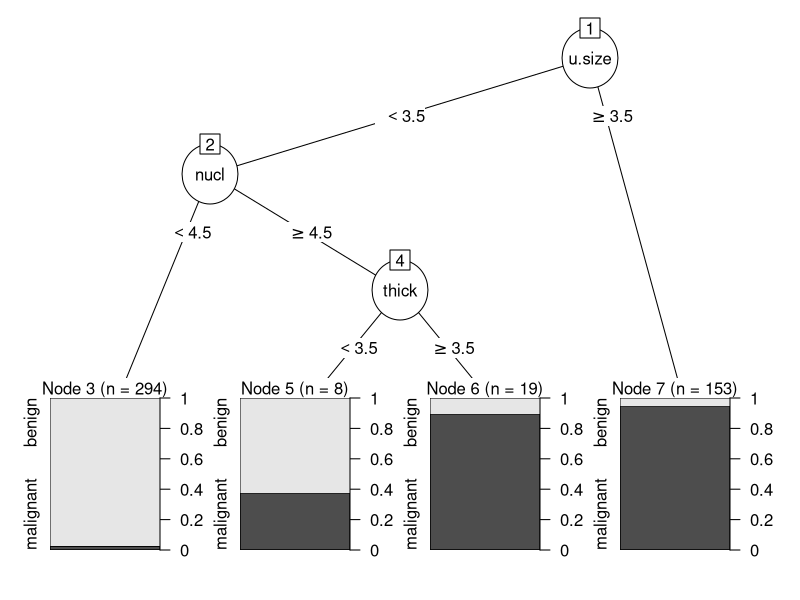
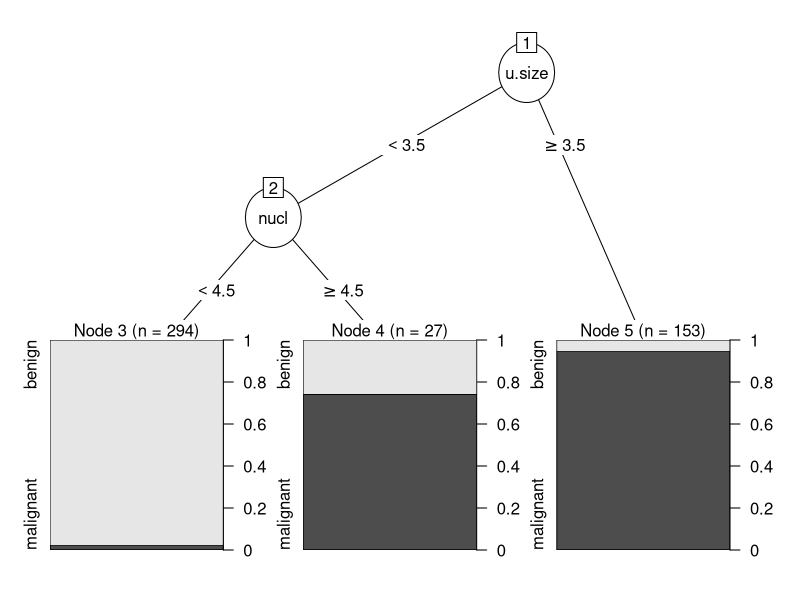

Here is the R script that generated these plots, in order: (Note: this script raises an error after producing the figures.)
#classification tree
library(MASS)
library(rpart)
data(biopsy)
biopsy=biopsy[,-1] #delete ID
names(biopsy)=c("thick","u.size","u.shape","adhsn","s.size","nucl","chrom","n.nuc","mit","class") #change the feature names
biopsy.v2=na.omit(biopsy)#delete the observations with missing values
set.seed(123)#random number generator
ind=sample(2,nrow(biopsy.v2),replace = TRUE,prob =c(0.7,0.3))
biop.train=biopsy.v2[ind==1,] #the training data set
biop.test=biopsy.v2[ind==2,] #the test data set
str(biop.test[,10])
set.seed(123)
tree.biop=rpart(class~.,method="class",data=biop.train)
print(tree.biop$cptable)
cp=min(tree.biop$cptable[2,])
prune.tree.biop=prune(tree.biop,cp=cp)

library(partykit)
plot(as.party(tree.biop))
plot(as.party(prune.tree.biop))
rparty.test=predict(prune.tree.biop,newdata=biop.test,type="class")
table(rparty.test,biop.test$class)

#regression tree
library(rpart) #classification and regression trees
library(partykit) #treeplots
library(MASS) #breast and pima indian data
#library(randomForest) #random forests
#library(gbm) #gradient boosting
library(caret)
data(biopsy)
biopsy = biopsy[,-1] #delete ID
names(biopsy)=c("thick","u.size","u.shape","adhsn","s.size","nucl","chrom","n.nuc","mit","class") #change the feature names
biopsy.v2=na.omit(biopsy)#delete the observations with missing values
set.seed(123)#random number generator
ind=sample(2,nrow(biopsy.v2),replace = TRUE,prob =c(0.7,0.3))
biop.train=biopsy.v2[ind==1,] #the training data set
biop.test=biopsy.v2[ind==2,] #the test data set
str(biop.test[,10])
set.seed(123)
tree.biop=rpart(adhsn~.,data=biop.train)
print(tree.biop$cptable)
plotcp(tree.biop)
cp=min(tree.biop$cptable[7,])
prune.tree.biop=prune(tree.biop,cp=cp)
plot(as.party(tree.biop))
plot(as.party(prune.tree.biop))
party.biop.test=predict(prune.tree.biop,newdata=biop.test)
rpart.resid=party.biop.test-biop.test$adhsn #calculate residuals
mean(rpart.resid^2) #calculate MSE
